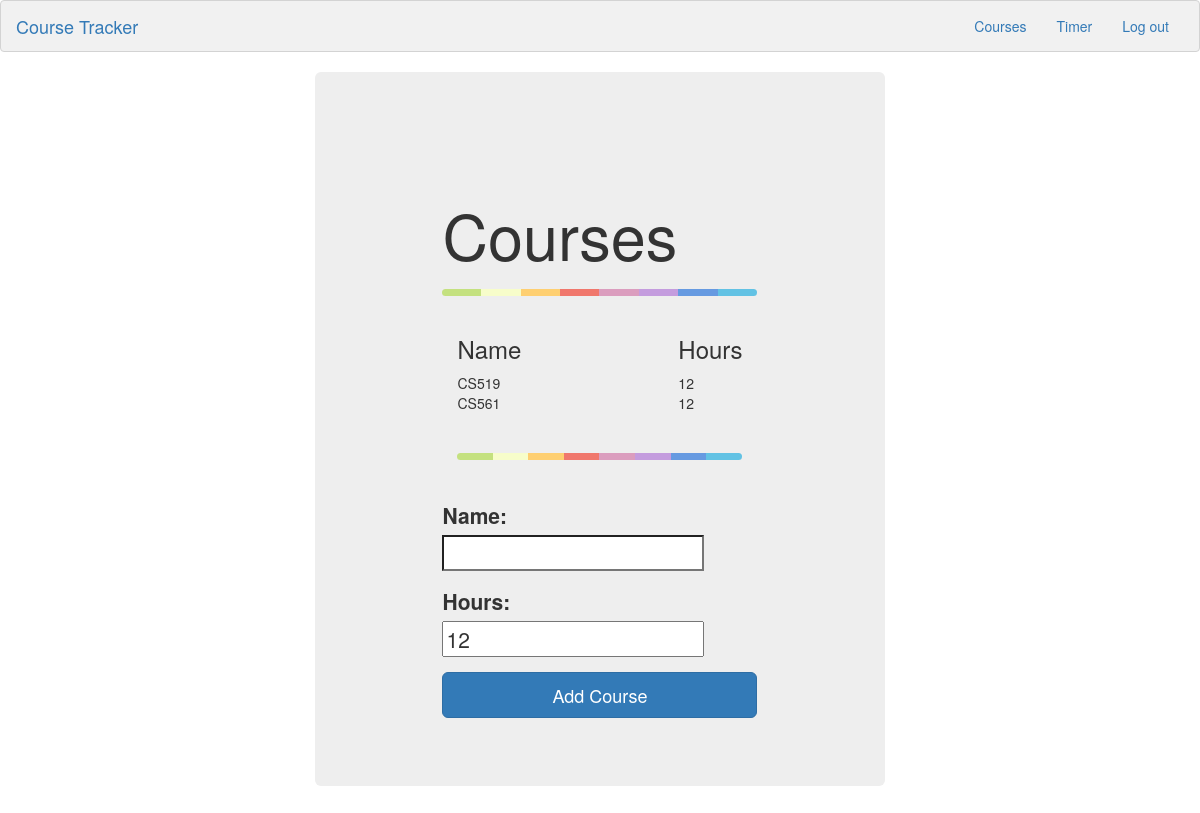
/courses/ (signed in), run on an earlier commit of the app's database.
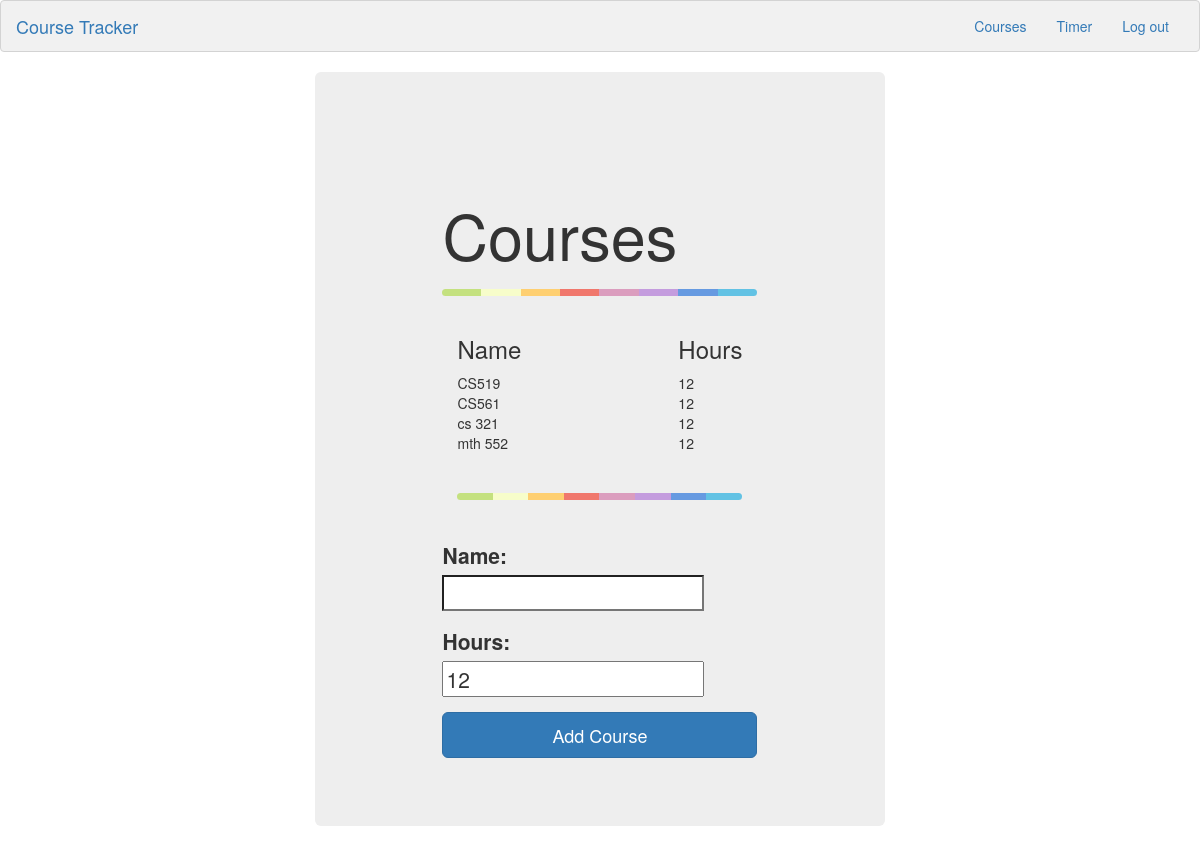
And on a later commit of the database.
### courses/models.py (models this page shows, shortened)
class Course(models.Model):
    name = models.CharField(max_length=50)
    hours = models.PositiveSmallIntegerField(default=12)
    user = models.ForeignKey(to=User)

### courses/views.py (the view)
@login_required
def index(request):
    courses = Course.objects.filter(user=request.user).order_by('name')  # only show this user's data
    if request.method == 'POST':
        name_form = CourseForm(request.POST)
        if name_form.is_valid(request.user):
            name_form.save(request.user, commit=True)
            return index(request)
        else:
            return render(request, 'courses/index.html', {'courses': courses, 'form': name_form})
    else:
        return render(request, 'courses/index.html', {'courses': courses, 'form': CourseForm()})

### courses/forms.py (shortened to what this page needs)
class CourseForm(forms.ModelForm):
    class Meta:
        model = Course
        fields = ('name', 'hours', )
        exclude = ('user', )  # we don't want to show them all users in the database

### courses/templates/courses/index.html (shortened to what this page needs)
{% extends 'base.html' %}
{% load static %}
{% block head %}
<link rel="stylesheet" href="{% static 'accounts/style.css' %}" type = "text/css">
{% endblock %}
{% block body %}
	<section class="container-fluid">
		<div class="row">
			<div class="col-sm-6 col-sm-push-3">
				<div class="jumbotron">
					<section class="container-fluid">
						<div class="row">
							<div class="col-sm-10 col-sm-push-1">
								<div class = "container" >
									<div class = "wrapper">
										<h1>Courses</h1>
											<hr class="colorgraph">
											<div class="col-sm-12 col-sm-push--1">
												<table>
													<thead>
													<tr>
														<th class="header" width="80%"><h3>Name</h3></th>
														<th class="header"><h3>Hours</h3></th>
													</tr>
													</thead>
													{% for course in courses %}
														<tr>
															<td>{{course.name}}</td>
															<td>{{course.hours}}</td>
														</tr>
													{% endfor %}
												</table>
											<br><hr class="colorgraph" width="100%"><br>
											</div>
										<form method='post'>
											{{ form.as_p }}
											<center><button class="btn btn-lg btn-primary btn-block" type="Submit">Add Course</button></center>
										</form>
									</div>
								</div>
							</div>
						</div>
					</section>
				</div>
			</div>
		</div>
	</section>
{% endblock %}

### account/templates/base.html (shortened to what this page needs)
<!DOCTYPE html>
<html>
  <head>
    <link rel="stylesheet" href="https://maxcdn.bootstrapcdn.com/bootstrap/3.3.7/css/bootstrap.min.css">
    {% block head %}{% endblock %}
  </head>
  <body>
  <nav class="navbar navbar" style="background-color: #f1f1f1;border:1px solid #d3d3d3">
  <div class="container-fluid">
    <div class="navbar-header">
      <a class="navbar-brand" href="#">Course Tracker</a>
    </div>
    <div class="collapse navbar-collapse" id="myNavbar">
      <ul class="nav navbar-nav navbar-right">
        {% if not user.is_authenticated %}
          <li><a href="/account/login">Log in</a></li>
          <li><a href="/account/signup"><span class="glyphicon glyphicon-user"></span> Sign Up </a></li>
        {% else %}
            <li><a href="/courses">Courses</a></li>
            <li><a href="/timer">Timer</a></li>
            <li><a href="/account/logout">Log out</a></li>
        {% endif %}
      </ul>
    </div>
  </div>
</nav>
     {% block body %}
     {% endblock %}
  </body>
</html>

### account/static/accounts/style.css (style rules this page uses)
.wrapper { margin-top: 80px; margin-bottom: 20px; }
input[type="text"] { margin-bottom: 0px; border-bottom-left-radius: 0; border-bottom-right-radius: 0; }
.colorgraph { height: 7px; border-top: 0; background: #c4e17f; border-radius: 5px; background-image: -webkit-linear-gradient(left, #c4e17f, #c4e17f 12.5%, #f7fdca 12.5%, #f7fdca 25%, #fecf71 25%, #fecf71 37.5%, #f0776c 37.5%, #f0776c 50%, #db9dbe 50%, #db9dbe 62.5%, #c49cde 62.5%, #c49cde 75%, #669ae1 75%, #669ae1 87.5%, #62c2e4 87.5%, #62c2e4); background-image: -moz-linear-gradient(left, #c4e17f, #c4e17f 12.5%, #f7fdca 12.5%, #f7fdca 25%, #fecf71 25%, #fecf71 37.5%, #f0776c 37.5%, #f0776c 50%, #db9dbe 50%, #db9dbe 62.5%, #c49cde 62.5%, #c49cde 75%, #669ae1 75%, #669ae1 87.5%, #62c2e4 87.5%, #62c2e4); background-image: -o-linear-gradient(left, #c4e17f, #c4e17f 12.5%, #f7fdca 12.5%, #f7fdca 25%, #fecf71 25%, #fecf71 37.5%, #f0776c 37.5%, #f0776c 50%, #db9dbe 50%, #db9dbe 62.5%, #c49cde 62.5%, #c49cde 75%, #669ae1 75%, #669ae1 87.5%, #62c2e4 87.5%, #62c2e4); background-image: linear-gradient(to right, #c4e17f, #c4e17f 12.5%, #f7fdca 12.5%, #f7fdca 25%, #fecf71 25%, #fecf71 37.5%, #f0776c 37.5%, #f0776c 50%, #db9dbe 50%, #db9dbe 62.5%, #c49cde 62.5%, #c49cde 75%, #669ae1 75%, #669ae1 87.5%, #62c2e4 87.5%, #62c2e4); }

### account/templates/base.html (style rules this page uses)
body { background-image: url("https://ak9.picdn.net/shutterstock/videos/15905119/thumb/1.jpg"); }

What changed in the data, as far as the page shows it:
added Course: name "cs 321", hours "12"
added Course: name "mth 552", hours "12"
